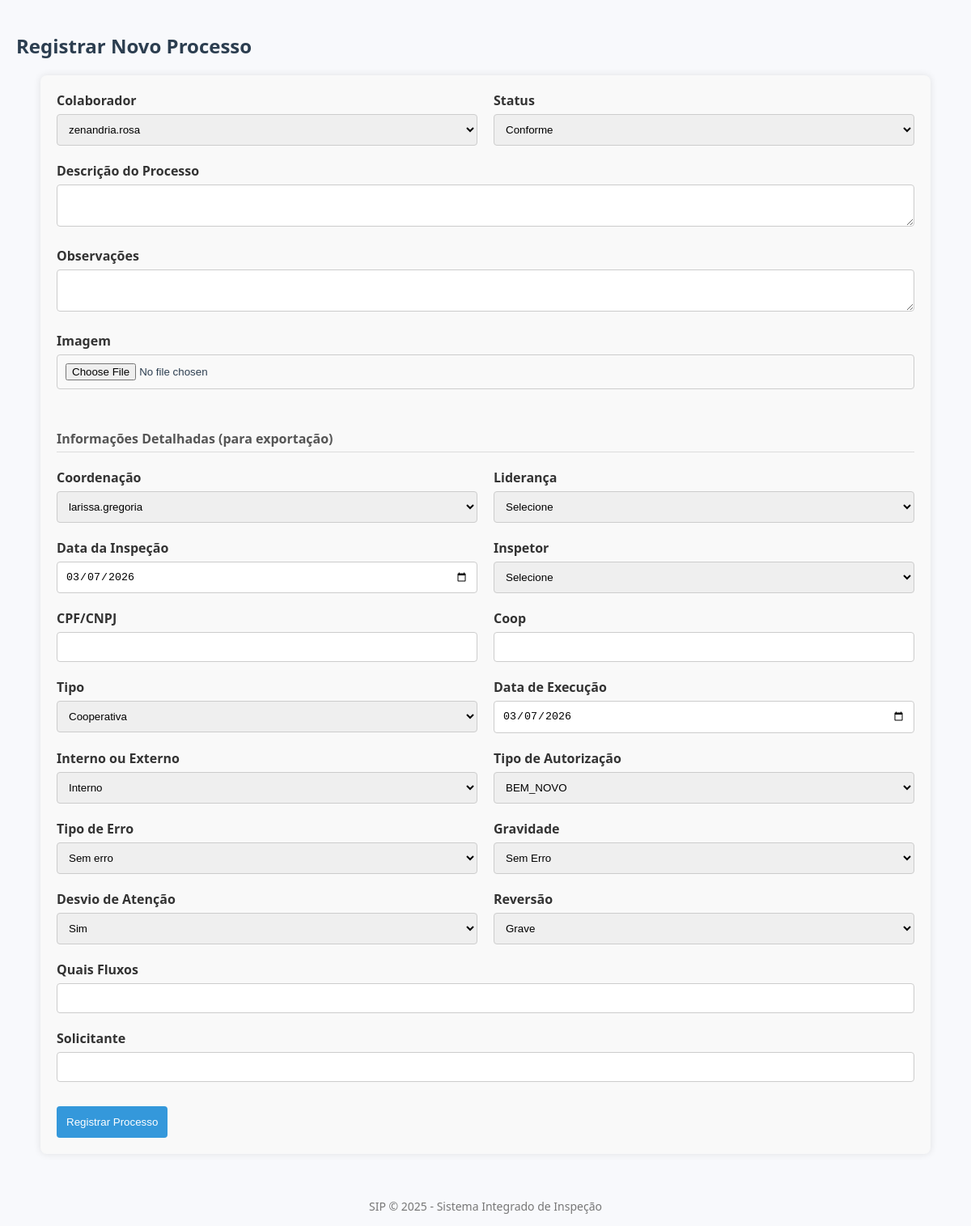
Before: /processo/continuar/1 with the older database file.
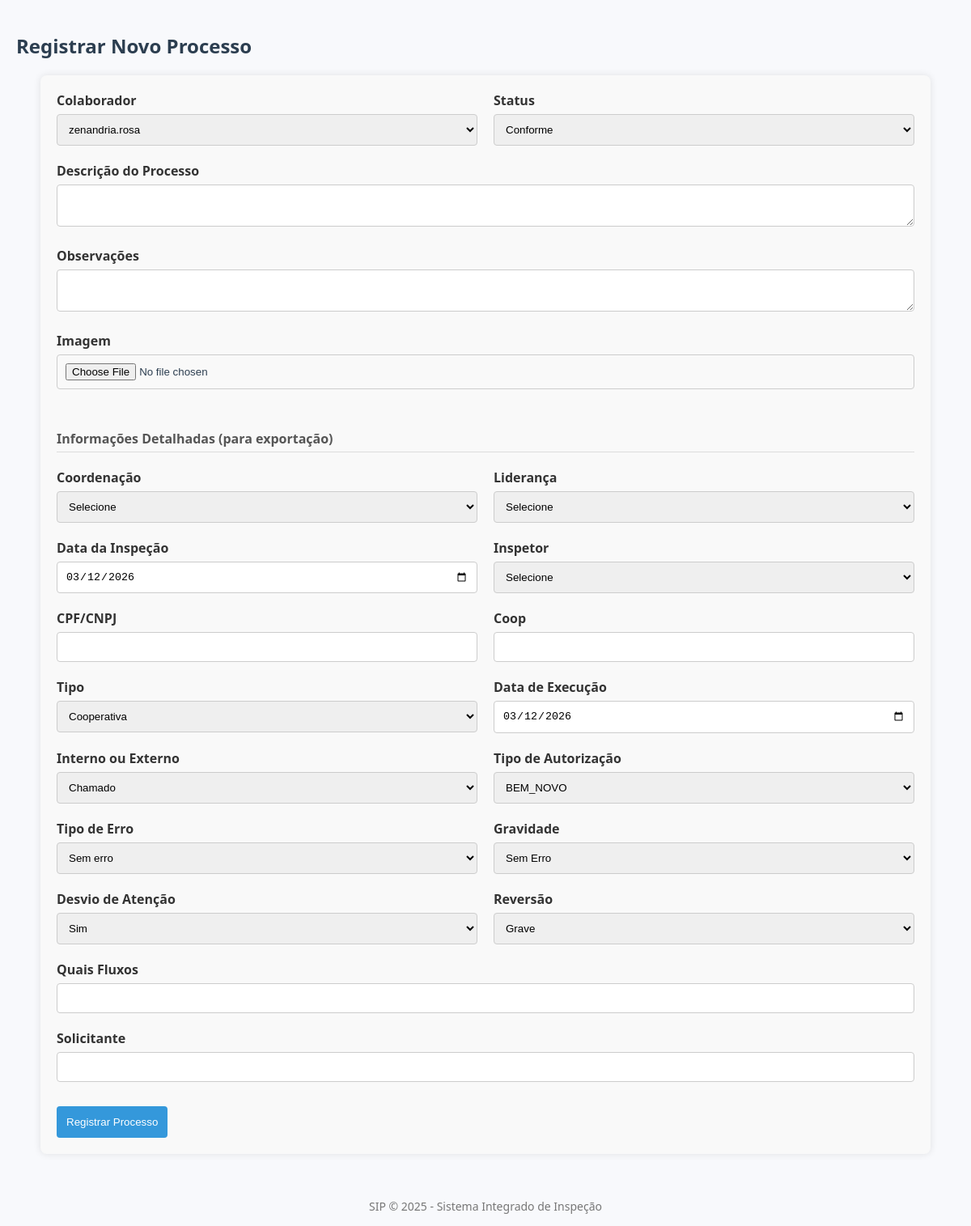
After: the same page with the newer database file.
### app/models.py (models this page shows)
class DetalhesProcesso(db.Model):
    id = db.Column(db.Integer, primary_key=True)
    processo_id = db.Column(db.Integer, db.ForeignKey('processo.id'), nullable=False)
    coordenacao = db.Column(db.String(120))
    lideranca = db.Column(db.String(120))
    data_inspecao = db.Column(db.Date)
    inspetor = db.Column(db.String(120))
    cpf_cnpj = db.Column(db.String(20))
    coop = db.Column(db.String(120))
    tipo = db.Column(db.String(120))
    data_execucao = db.Column(db.Date)
    interno_externo = db.Column(db.String(50))
    tipo_autorizacao = db.Column(db.String(120))
    tipo_erro = db.Column(db.String(120))
    gravidade = db.Column(db.String(120))
    desvio_atencao = db.Column(db.String(10))
    reversao = db.Column(db.String(10))
    fluxos = db.Column(db.String(255))
    solicitante = db.Column(db.String(120))

### app/routes.py (the view, shortened to what this page needs)
@app.route('/processo/continuar/<int:id>', methods=['GET', 'POST'])
def continuar_processo(id):
    processo = Processo.query.get_or_404(id)
    detalhes = processo.detalhes
    form = ProcessoForm()
    form.colaborador.choices = [(c.id, c.nome) for c in Colaborador.query.all()]
    if request.method == 'GET':
        form.colaborador.data = processo.colaborador_id
        form.coordenacao.data = detalhes.coordenacao
        form.lideranca.data = detalhes.lideranca
        form.data_inspecao.data = detalhes.data_inspecao
        form.inspetor.data = detalhes.inspetor
        form.interno_externo.data = detalhes.interno_externo
        form.tipo_autorizacao.data = detalhes.tipo_autorizacao
        form.data_execucao.data = detalhes.data_execucao
    return render_template('novo_processo.html', form=form)

### app/templates/novo_processo.html (shortened to what this page needs)
{% extends 'base.html' %}
{% block content %}
<link rel="stylesheet" href="{{ url_for('static', filename='css/novo_processo.css') }}">
<h2>Registrar Novo Processo</h2>
<form method="POST" enctype="multipart/form-data">
    <div>
        <label>{{ form.colaborador.label }}</label>
        {{ form.colaborador() }}
    </div>
    <div>
        <label>{{ form.status.label }}</label>
        {{ form.status() }}
    </div>
    <div class="full">
        <label>{{ form.descricao.label }}</label>
        {{ form.descricao(rows=2) }}
    </div>
    <div class="full">
        <label>{{ form.observacoes.label }}</label>
        {{ form.observacoes(rows=2) }}
    </div>
    <div class="full">
        <label>{{ form.imagem.label }}</label>
        {{ form.imagem() }}
    </div>
    <div class="subsection">Informações Detalhadas (para exportação)</div>
    <div>
        <label>{{ form.coordenacao.label }}</label>
        {{ form.coordenacao() }}
    </div>
    <div>
        <label>{{ form.lideranca.label }}</label>
        {{ form.lideranca() }}
    </div>
    <div>
        <label>{{ form.data_inspecao.label }}</label>
        {{ form.data_inspecao() }}
    </div>
    <div>
        <label>{{ form.inspetor.label }}</label>
        {{ form.inspetor() }}
    </div>
    <div>
        <label>{{ form.cpf_cnpj.label }}</label>
        {{ form.cpf_cnpj() }}
    </div>
    <div>
        <label>{{ form.coop.label }}</label>
        {{ form.coop() }}
    </div>
    <div>
        <label>{{ form.tipo.label }}</label>
        {{ form.tipo() }}
    </div>
    <div>
        <label>{{ form.data_execucao.label }}</label>
        {{ form.data_execucao() }}
    </div>
    <div>
        <label>{{ form.interno_externo.label }}</label>
        {{ form.interno_externo() }}
    </div>
    <div>
        <label>{{ form.tipo_autorizacao.label }}</label>
        {{ form.tipo_autorizacao() }}
    </div>
    <div>
        <label>{{ form.tipo_erro.label }}</label>
        {{ form.tipo_erro() }}
    </div>
    <div>
        <label>{{ form.gravidade.label }}</label>
        {{ form.gravidade() }}
    </div>
    <div>
        <label>{{ form.desvio_atencao.label }}</label>
        {{ form.desvio_atencao() }}
    </div>
    <div>
        <label>{{ form.reversao.label }}</label>
        {{ form.reversao() }}
    </div>
    <div class="full">
        <label>{{ form.fluxos.label }}</label>
        {{ form.fluxos() }}
    </div>
    <div class="full">
        <label>{{ form.solicitante.label }}</label>
        {{ form.solicitante() }}
    </div>
    <div class="full">
        {{ form.submit() }}
    </div>
</form>
{% endblock %}

Changed rows visible on the page:
changed DetalhesProcesso "Selecione": coordenacao "larissa.gregoria" → "Selecione"; data_inspecao "03/07/2026" → "03/12/2026"; data_execucao "03/07/2026" → "03/12/2026"; interno_externo "Interno" → "Chamado"
